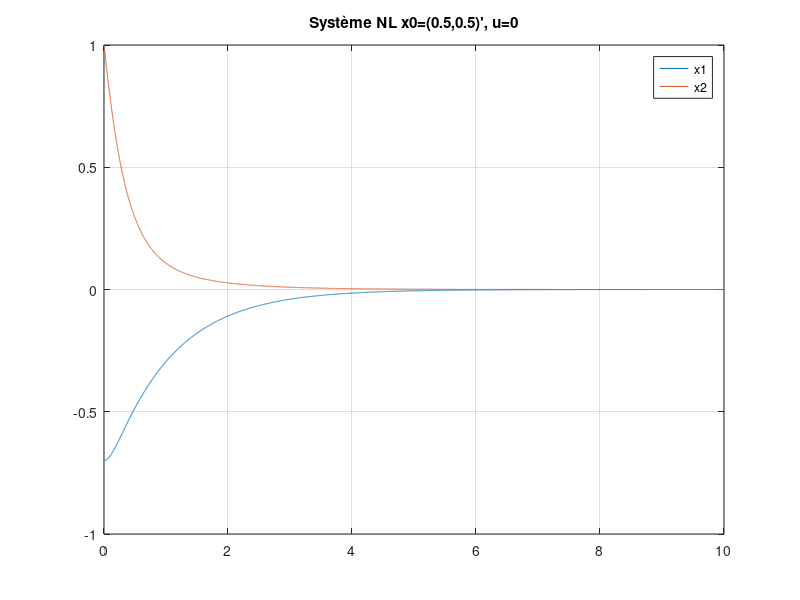

This chart was generated by the following MATLAB code:
clc
clear all


%data
x0=[0.5;-0.5];

x1=-1:0.001:1;
x2=-1:0.001:1;

z1=x1.*x2.^2;
z2=(3+x2).*x1.^2;

A1=[-1 max(z1)
    max(z2) -1];
A2=[-1 max(z1)
    min(z2) -1];
A3=[-1 min(z1)
    max(z2) -1];
A4=[-1 min(z1)
    min(z2) -1];

B=[1;1];

%%

%plotting
t0=0;
tf=10;
delta=0.001;

tt=[];tx=[];ty=[];
x0=[-0.7;1];
x=x0;%X initial
u=0;
y=0;
for t=t0:delta:tf
    tt=[tt t];
    tx=[tx x];
    ty=[ty y];
    F=[-x(1)+x(1)*x(2)^3;-x(2)+(3+x(2))*x(1)^3];
    x=x+delta*F;
    y=x(1);
end

plot(tt,tx)
grid on
title("Système NL x0=(0.5,0.5)', u=0")
%hold on
%plot(tt,ty)
legend("x1","x2")